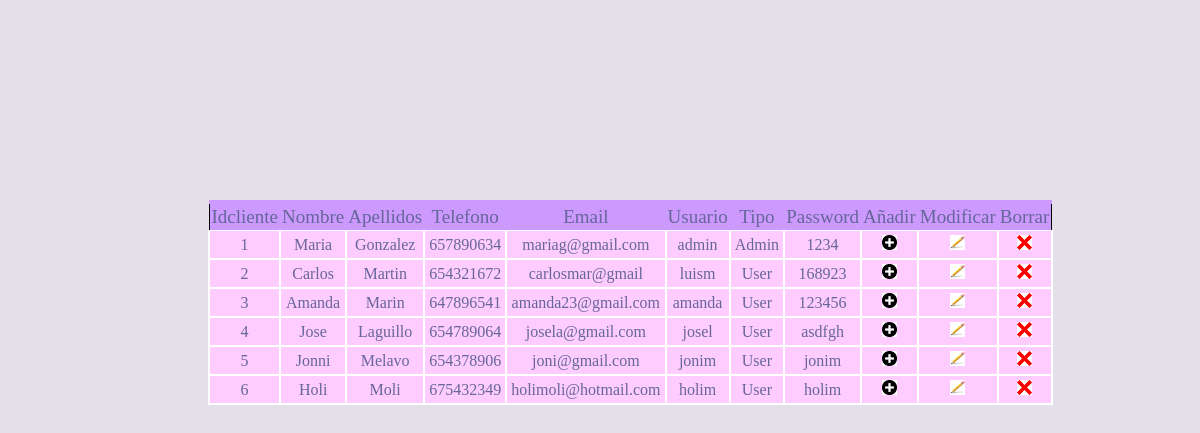
/PHP/adcliente.php, run on an earlier commit of the app's database.
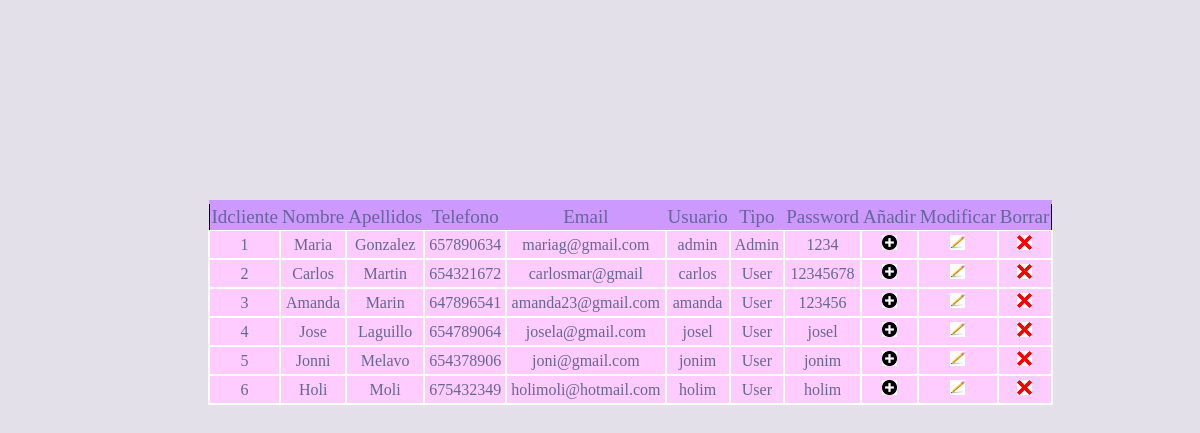
And on a later commit of the database.
### tables this page shows
create table cliente
(
	idcliente		int auto_increment not null,
	nombre			varchar(25),
	apellidos		varchar(50),
	telefono		varchar(9),
	email			varchar(100),
	usuario			varchar(15),
	tipo			varchar(20),
	password		varchar(50),
	primary key(idcliente)
);

### PHP/adcliente.php (the view, shortened to what this page needs)
<!DOCTYPE html>
<html lang="en">
  <head>
    <link rel="stylesheet" href="css/tablas.css">
  </head>
  <body>
    <?php
       include_once "conec.php";
      if ($result = $connection->query("SELECT * FROM cliente;")) {
            if ($result){
            echo "<table style='border:1px solid black;'>";
            echo "<thead>";
            echo "<tr>";
            echo "<th>Idcliente</th>";
            echo "<th>Nombre</th>";
            echo "<th>Apellidos</th>";
            echo "<th>Telefono</th>";
            echo "<th>Email</th>";
            echo "<th>Usuario</th>";
            echo "<th>Tipo</th>";
            echo "<th>Password</th>";
            echo "<th>Añadir</th>";
            echo "<th>Modificar</th>";
            echo "<th>Borrar</th>";
            echo "</thead>";
          }
      ?>
      <?php
          while($obj = $result->fetch_object()) {
              echo "<tr>";
              echo "<td>".$obj->idcliente."</td>";
              echo "<td>".$obj->nombre."</td>";
              echo "<td>".$obj->apellidos."</td>";
              echo "<td>".$obj->telefono."</td>";
              echo "<td>".$obj->email."</td>";
              echo "<td>".$obj->usuario."</td>";
              echo "<td>".$obj->tipo."</td>";
              echo "<td>".$obj->password."</td>";
              echo "<td><a href='añadirclien.php?id=".$obj->idcliente."'><img src='img/añadir.png' width='15px' height='15px'/></a></td>";
              echo "<td><a href='editarclien.php?id=".$obj->idcliente."'><img src='img/modificar.jpg' width='15px'height='15px'/></a></td>";
              echo "<td><a href='borrarclien.php?id=".$obj->idcliente."'><img src='img/borrar.png' width='15px' height='15px'/></a></td>";
              echo "</tr>";
          }
      }
    ?>
  </body>
</html>

### PHP/conec.php (shortened to what this page needs)
<!DOCTYPE html>
<html>
<head>
</head>
<body>
</body>
</html>

### PHP/css/tablas.css (style rules this page uses)
table { text-align: center; border-collapse: collapse; font-size: 16px; margin: 200px; }
th { font-size: 19px; font-weight: normal; padding: 2px; background: #c9f; border-top: 4px solid #c9f; border-bottom: 1px solid #fff; color: #669; }
td { padding: 4px; background: #fcf; border: 2px solid #fff; color: #669; border-top: 1px }
body { background: #e4e0ea; }

What changed in the data, as far as the page shows it:
changed cliente "Carlos": usuario "luism" → "carlos"; password "168923" → "12345678"
changed cliente "Jose": password "asdfgh" → "josel"
